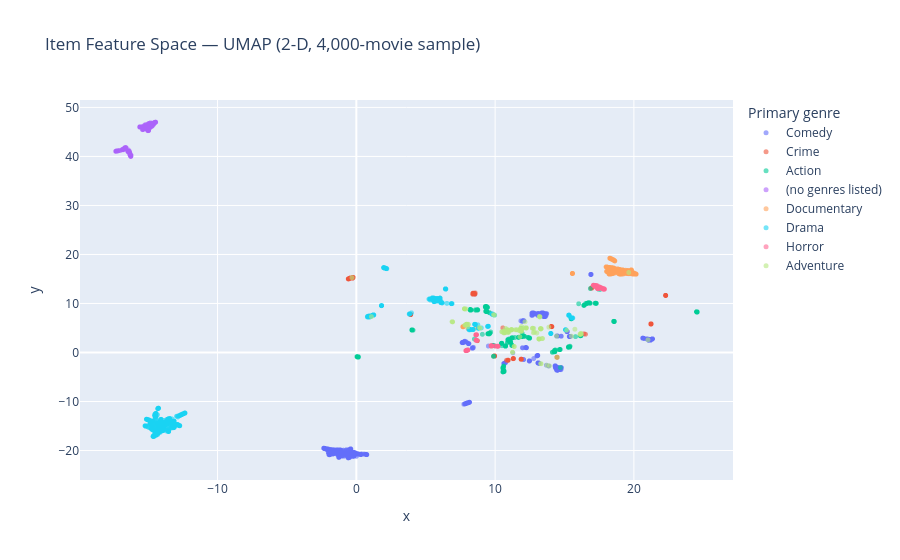

Notebook code for this chart:
### Code cell
try:
    import umap  # provided by the `umap-learn` package

    umap_xy = umap.UMAP(
        n_components=2, n_neighbors=15, min_dist=0.1, random_state=42,
    ).fit_transform(X_pca50)

    viz_umap = pd.DataFrame({"x": umap_xy[:, 0], "y": umap_xy[:, 1], "Primary genre": primary})
    viz_umap = viz_umap[viz_umap["Primary genre"].isin(top_genres)]

    fig = px.scatter(
        viz_umap, x="x", y="y", color="Primary genre", opacity=0.6,
        title="Item Feature Space — UMAP (2-D, 4,000-movie sample)",
    )
    fig.update_traces(marker_size=5)
    save_fig(fig, "17_feature_space_umap")
except ImportError:
    print("umap-learn not installed — skipping UMAP. Install with:  pip install umap-learn")

### Figure 1 — Plotly figure (JSON) as saved in the notebook; plotly's stock layout.template omitted (floating-point values rounded to 4 significant figures; data arrays with more than 128 entries replaced by an {"elided": "..."} marker saying what was removed)
{"data": [{"hovertemplate": "Primary genre=Comedy<br>x=%{x}<br>y=%{y}<extra></extra>", "legendgroup": "Comedy", "marker": {"color": "#636efa", "opacity": 0.6, "size": 5, "symbol": "circle"}, "mode": "markers", "name": "Comedy", "showlegend": true, "type": "scattergl", "x": {"elided": "915 float values"}, "xaxis": "x", "y": {"elided": "915 float values"}, "yaxis": "y"}, {"hovertemplate": "Primary genre=Crime<br>x=%{x}<br>y=%{y}<extra></extra>", "legendgroup": "Crime", "marker": {"color": "#EF553B", "opacity": 0.6, "size": 5, "symbol": "circle"}, "mode": "markers", "name": "Crime", "showlegend": true, "type": "scattergl", "x": {"elided": "207 float values"}, "xaxis": "x", "y": {"elided": "207 float values"}, "yaxis": "y"}, {"hovertemplate": "Primary genre=Action<br>x=%{x}<br>y=%{y}<extra></extra>", "legendgroup": "Action", "marker": {"color": "#00cc96", "opacity": 0.6, "size": 5, "symbol": "circle"}, "mode": "markers", "name": "Action", "showlegend": true, "type": "scattergl", "x": {"elided": "452 float values"}, "xaxis": "x", "y": {"elided": "452 float values"}, "yaxis": "y"}, {"hovertemplate": "Primary genre=(no genres listed)<br>x=%{x}<br>y=%{y}<extra></extra>", "legendgroup": "(no genres listed)", "marker": {"color": "#ab63fa", "opacity": 0.6, "size": 5, "symbol": "circle"}, "mode": "markers", "name": "(no genres listed)", "showlegend": true, "type": "scattergl", "x": {"elided": "304 float values"}, "xaxis": "x", "y": {"elided": "304 float values"}, "yaxis": "y"}, {"hovertemplate": "Primary genre=Documentary<br>x=%{x}<br>y=%{y}<extra></extra>", "legendgroup": "Documentary", "marker": {"color": "#FFA15A", "opacity": 0.6, "size": 5, "symbol": "circle"}, "mode": "markers", "name": "Documentary", "showlegend": true, "type": "scattergl", "x": {"elided": "361 float values"}, "xaxis": "x", "y": {"elided": "361 float values"}, "yaxis": "y"}, {"hovertemplate": "Primary genre=Drama<br>x=%{x}<br>y=%{y}<extra></extra>", "legendgroup": "Drama", "marker": {"color": "#19d3f3", "opacity": 0.6, "size": 5, "symbol": "circle"}, "mode": "markers", "name": "Drama", "showlegend": true, "type": "scattergl", "x": {"elided": "982 float values"}, "xaxis": "x", "y": {"elided": "982 float values"}, "yaxis": "y"}, {"hovertemplate": "Primary genre=Horror<br>x=%{x}<br>y=%{y}<extra></extra>", "legendgroup": "Horror", "marker": {"color": "#FF6692", "opacity": 0.6, "size": 5, "symbol": "circle"}, "mode": "markers", "name": "Horror", "showlegend": true, "type": "scattergl", "x": {"elided": "208 float values"}, "xaxis": "x", "y": {"elided": "208 float values"}, "yaxis": "y"}, {"hovertemplate": "Primary genre=Adventure<br>x=%{x}<br>y=%{y}<extra></extra>", "legendgroup": "Adventure", "marker": {"color": "#B6E880", "opacity": 0.6, "size": 5, "symbol": "circle"}, "mode": "markers", "name": "Adventure", "showlegend": true, "type": "scattergl", "x": {"elided": "158 float values"}, "xaxis": "x", "y": {"elided": "158 float values"}, "yaxis": "y"}], "layout": {"legend": {"title": {"text": "Primary genre"}, "tracegroupgap": 0}, "title": {"text": "Item Feature Space — UMAP (2-D, 4,000-movie sample)"}, "xaxis": {"anchor": "y", "domain": [0, 1], "title": {"text": "x"}}, "yaxis": {"anchor": "x", "domain": [0, 1], "title": {"text": "y"}}}}
